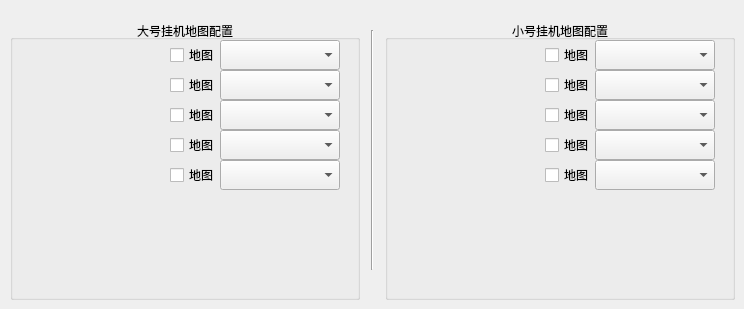
   <widget class="QWidget" name="tabBaGua">
    <attribute name="title">
     <string>八卦</string>
    </attribute>
    <widget class="QGroupBox" name="groupBoxMaxBaGua">
     <property name="geometry">
      <rect>
       <x>10</x>
       <y>20</y>
       <width>350</width>
       <height>280</height>
      </rect>
     </property>
     <property name="title">
      <string>大号挂机地图配置</string>
     </property>
     <property name="alignment">
      <set>Qt::AlignmentFlag::AlignCenter</set>
     </property>
     <widget class="QComboBox" name="comboBoxMaxBaGuaList1">
      <property name="geometry">
       <rect>
        <x>210</x>
        <y>20</y>
        <width>120</width>
        <height>30</height>
       </rect>
      </property>
     </widget>
     <widget class="QCheckBox" name="checkBoxMaxBaGuaMap1">
      <property name="geometry">
       <rect>
        <x>160</x>
        <y>20</y>
        <width>50</width>
        <height>30</height>
       </rect>
      </property>
      <property name="text">
       <string>地图</string>
      </property>
     </widget>
     <widget class="QCheckBox" name="checkBoxMaxBaGuaMap5">
      <property name="geometry">
       <rect>
        <x>160</x>
        <y>140</y>
        <width>50</width>
        <height>30</height>
       </rect>
      </property>
      <property name="text">
       <string>地图</string>
      </property>
     </widget>
     <widget class="QComboBox" name="comboBoxMaxBaGuaList5">
      <property name="geometry">
       <rect>
        <x>210</x>
        <y>140</y>
        <width>120</width>
        <height>30</height>
       </rect>
      </property>
     </widget>
     <widget class="QComboBox" name="comboBoxMaxBaGuaList2">
      <property name="geometry">
       <rect>
        <x>210</x>
        <y>50</y>
        <width>120</width>
        <height>30</height>
       </rect>
      </property>
     </widget>
     <widget class="QCheckBox" name="checkBoxMaxBaGuaMap2">
      <property name="geometry">
       <rect>
        <x>160</x>
        <y>50</y>
        <width>50</width>
        <height>30</height>
       </rect>
      </property>
      <property name="text">
       <string>地图</string>
      </property>
     </widget>
     <widget class="QComboBox" name="comboBoxMaxBaGuaList3">
      <property name="geometry">
       <rect>
        <x>210</x>
        <y>80</y>
        <width>120</width>
        <height>30</height>
       </rect>
      </property>
     </widget>
     <widget class="QCheckBox" name="checkBoxMaxBaGuaMap3">
      <property name="geometry">
       <rect>
        <x>160</x>
        <y>80</y>
        <width>50</width>
        <height>30</height>
       </rect>
      </property>
      <property name="text">
       <string>地图</string>
      </property>
     </widget>
     <widget class="QComboBox" name="comboBoxMaxBaGuaList4">
      <property name="geometry">
       <rect>
        <x>210</x>
        <y>110</y>
        <width>120</width>
        <height>30</height>
       </rect>
      </property>
     </widget>
     <widget class="QCheckBox" name="checkBoxMaxBaGuaMap4">
      <property name="geometry">
       <rect>
        <x>160</x>
        <y>110</y>
        <width>50</width>
        <height>30</height>
       </rect>
      </property>
      <property name="text">
       <string>地图</string>
      </property>
     </widget>
    </widget>
    <widget class="Line" name="line_6">
     <property name="geometry">
      <rect>
       <x>370</x>
       <y>30</y>
       <width>5</width>
       <height>240</height>
      </rect>
     </property>
     <property name="orientation">
      <enum>Qt::Orientation::Vertical</enum>
     </property>
    </widget>
    <widget class="QGroupBox" name="groupBoxMinBaGua">
     <property name="geometry">
      <rect>
       <x>385</x>
       <y>20</y>
       <width>350</width>
       <height>280</height>
      </rect>
     </property>
     <property name="title">
      <string>小号挂机地图配置</string>
     </property>
     <property name="alignment">
      <set>Qt::AlignmentFlag::AlignCenter</set>
     </property>
     <widget class="QComboBox" name="comboBoxMinBaGuaList1">
      <property name="geometry">
       <rect>
        <x>210</x>
        <y>20</y>
        <width>120</width>
        <height>30</height>
       </rect>
      </property>
     </widget>
     <widget class="QCheckBox" name="checkBoxMinBaGuaMap1">
      <property name="geometry">
       <rect>
        <x>160</x>
        <y>20</y>
        <width>50</width>
        <height>30</height>
       </rect>
      </property>
      <property name="text">
       <string>地图</string>
      </property>
     </widget>
     <widget class="QCheckBox" name="checkBoxMinBaGuaMap5">
      <property name="geometry">
       <rect>
        <x>160</x>
        <y>140</y>
        <width>50</width>
        <height>30</height>
       </rect>
      </property>
      <property name="text">
       <string>地图</string>
      </property>
     </widget>
     <widget class="QComboBox" name="comboBoxMinBaGuaList5">
      <property name="geometry">
       <rect>
        <x>210</x>
        <y>140</y>
        <width>120</width>
        <height>30</height>
       </rect>
      </property>
     </widget>
     <widget class="QComboBox" name="comboBoxMinBaGuaList2">
      <property name="geometry">
       <rect>
        <x>210</x>
        <y>50</y>
        <width>120</width>
        <height>30</height>
       </rect>
      </property>
     </widget>
     <widget class="QCheckBox" name="checkBoxMinBaGuaMap2">
      <property name="geometry">
       <rect>
        <x>160</x>
        <y>50</y>
        <width>50</width>
        <height>30</height>
       </rect>
      </property>
      <property name="text">
       <string>地图</string>
      </property>
     </widget>
     <widget class="QComboBox" name="comboBoxMinBaGuaList3">
      <property name="geometry">
       <rect>
        <x>210</x>
        <y>80</y>
        <width>120</width>
        <height>30</height>
       </rect>
      </property>
     </widget>
     <widget class="QCheckBox" name="checkBoxMinBaGuaMap3">
      <property name="geometry">
       <rect>
        <x>160</x>
        <y>80</y>
        <width>50</width>
        <height>30</height>
       </rect>
      </property>
      <property name="text">
       <string>地图</string>
      </property>
     </widget>
     <widget class="QComboBox" name="comboBoxMinBaGuaList4">
      <property name="geometry">
       <rect>
        <x>210</x>
        <y>110</y>
        <width>120</width>
        <height>30</height>
       </rect>
      </property>
     </widget>
     <widget class="QCheckBox" name="checkBoxMinBaGuaMap4">
      <property name="geometry">
       <rect>
        <x>160</x>
        <y>110</y>
        <width>50</width>
        <height>30</height>
       </rect>
      </property>
      <property name="text">
       <string>地图</string>
      </property>
     </widget>
    </widget>
   </widget>
